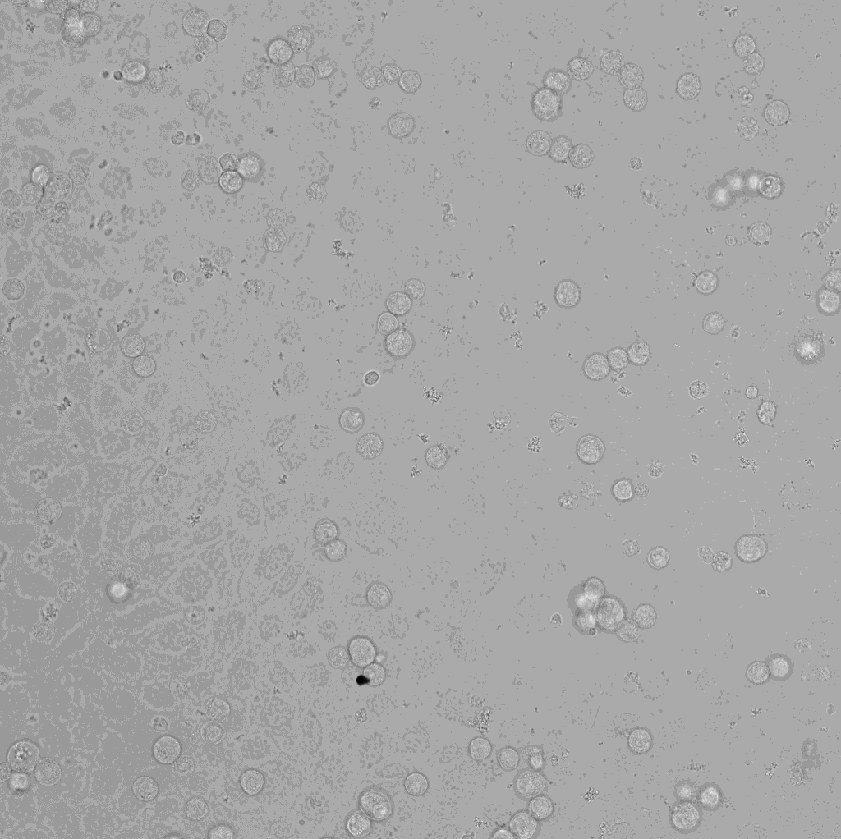
#> input picture fig3/round2/runs_rejected/claude_code_python_box1_cancer_r3_attempt1/subject_folder/image.tif, 841 x 839 px, shrunk from 1024 x 1022 before the run, found by its file name
$ python proto.py
#> lines starting #> are read from the running program, lines starting #| are printed output that depends on the picture; after the words box and inside, x2 and y2 are one past the last pixel; in counts of white or black regions, pixels touching at a corner belong together; long printed decimals are rounded
import tifffile,numpy as np
from scipy import ndimage as ndi
from skimage import measure,morphology,segmentation,io,color
a=tifffile.imread('/home/user/sessions/s002/image.tif').astype(np.float32)
#> a: shape (839, 841) float32; min 151, max 4009, mean 2615.1
bg=ndi.gaussian_filter(a,50); f=a-bg
g=ndi.gaussian_filter(f,1)
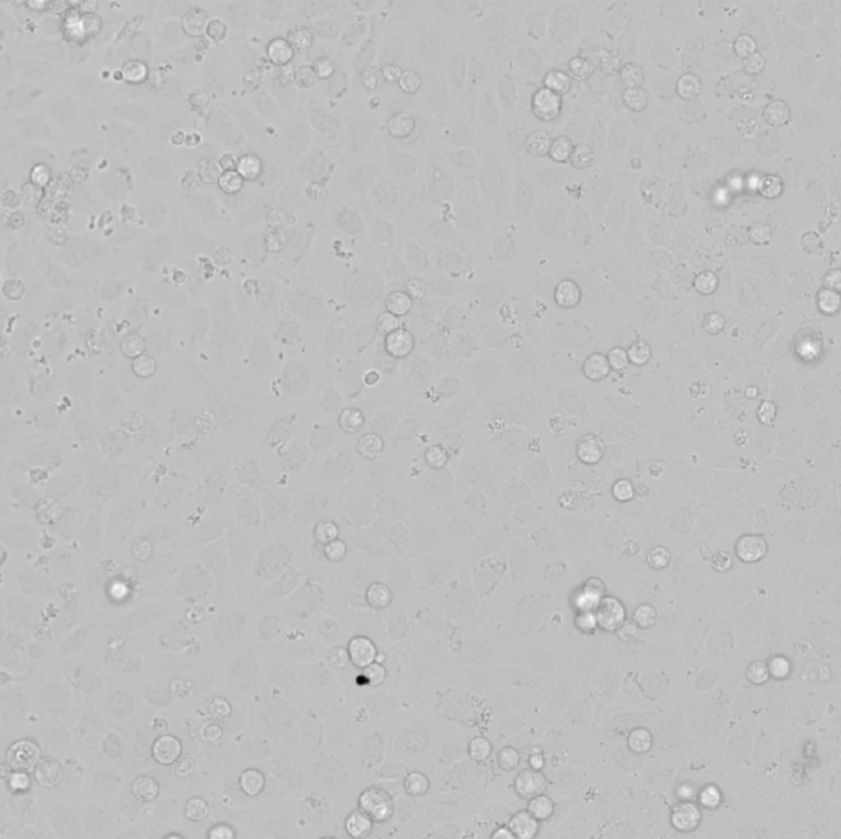
#> g: shape (839, 841) float32; min -2401.4, max 803.9, mean 0; drawn with min black and max white
m=ndi.uniform_filter(g,7); v=ndi.uniform_filter(g*g,7)-m*m
sd=np.sqrt(np.maximum(v,0))
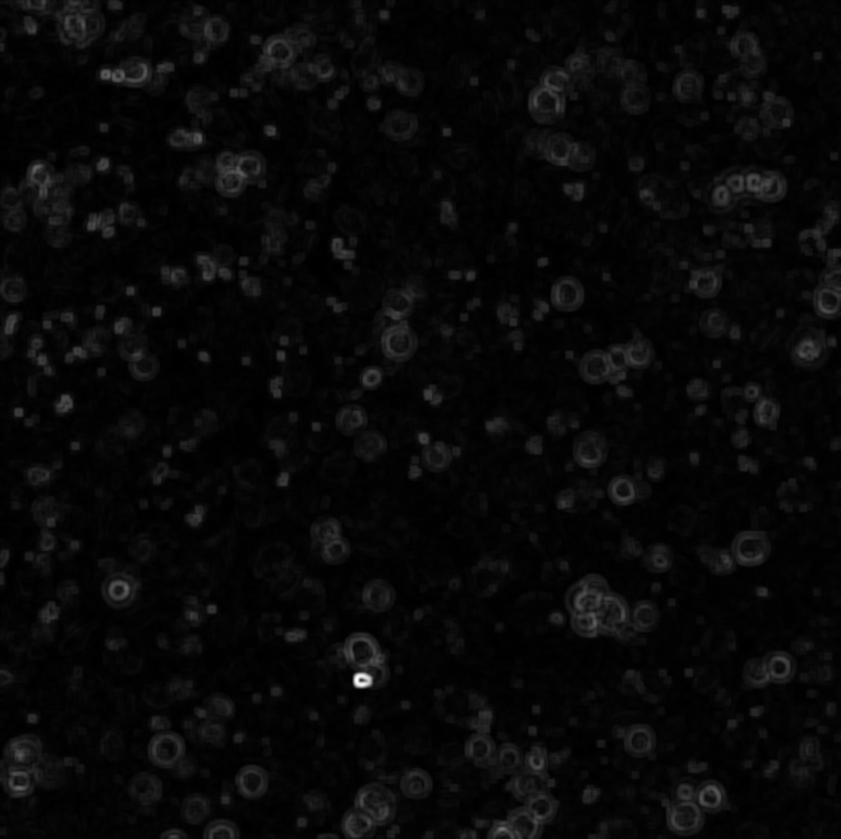
#> sd: shape (839, 841) float32; min 2.85, max 938.1, mean 34.2; drawn with min black and max white
print(np.percentile(sd,[50,90,95,99]))
#| [ 20.052  80.477 111.359 180.878]
from skimage.filters import threshold_otsu
t=threshold_otsu(sd);print('otsu',t)
#> after `t = threshold_otsu(sd)`: t = 66.78
#| otsu 66.777
for T in [t, 1.5*np.median(sd)+0]:
    pass
#> this loop made 2 passes
#> T on passes 1 to 2: 66.78, 30.08
mask=sd>t
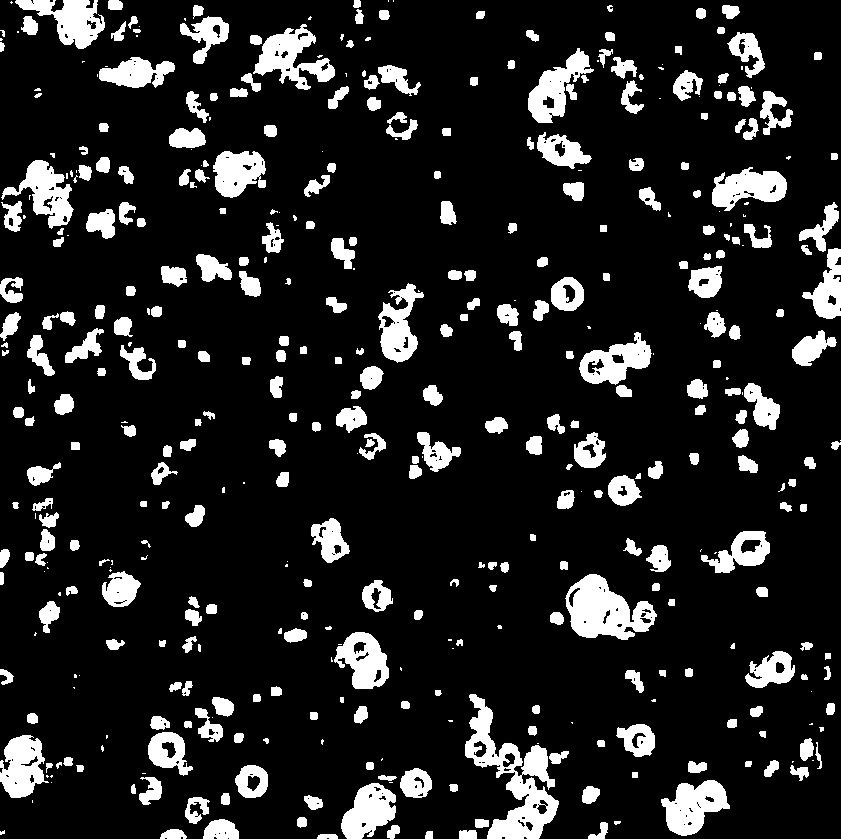
#> mask: shape (839, 841) bool; 13.4% white; 441 white regions (112 under 20 px), largest, box (x1, y1, x2, y2) and area: (465, 694, 559, 839) 4922, (565, 574, 657, 640) 3516, (253, 24, 335, 90) 2367
mask=morphology.binary_closing(mask,morphology.disk(2))
#> mask: shape (839, 841) bool; 14.2% white; 341 white regions (63 under 20 px), largest, box (x1, y1, x2, y2) and area: (459, 694, 569, 839) 5764, (565, 574, 657, 640) 3773, (241, 24, 335, 92) 2852
mask=ndi.binary_fill_holes(mask)
#> mask: shape (839, 841) bool; 14.6% white; 341 white regions (63 under 20 px), largest, box (x1, y1, x2, y2) and area: (459, 694, 569, 839) 6199, (565, 574, 657, 640) 3799, (241, 24, 335, 92) 2893
mask=morphology.binary_opening(mask,morphology.disk(4))
#> mask: shape (839, 841) bool; 12.5% white; 203 white regions, largest, box (x1, y1, x2, y2) and area: (465, 694, 563, 839) 5755, (565, 574, 657, 640) 3775, (528, 49, 592, 123) 2350
dist=ndi.distance_transform_edt(mask)
dist=ndi.gaussian_filter(dist,1.5)
pk=morphology.h_maxima(dist,1.0)
#> pk: shape (839, 841); values 0 (black) and 1 (white), 0.04% white in thin lines or dots
mk=measure.label(pk)
#> mk: shape (839, 841) int64; 228 distinct labels, from 0 to 227
lab=segmentation.watershed(-dist,mk,mask=mask)
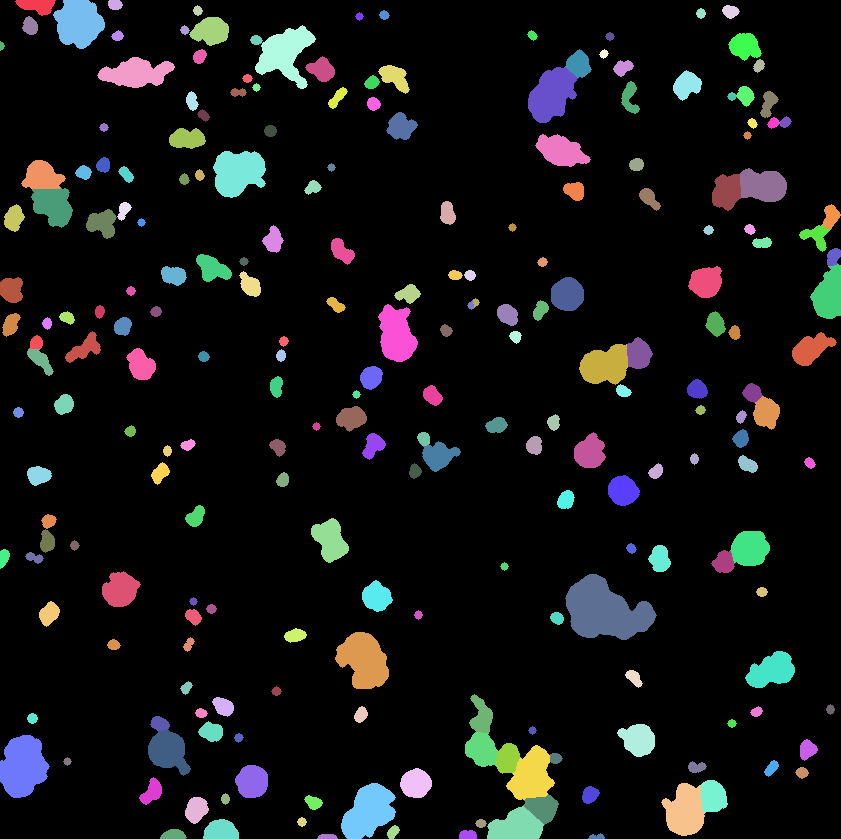
#> lab: shape (839, 841) int64; 228 distinct labels, from 0 to 227; one colour per label, 0 black
out=np.zeros_like(lab)
n=0
for r in measure.regionprops(lab):
    if r.area<250: continue
    n+=1; out[lab==r.label]=n
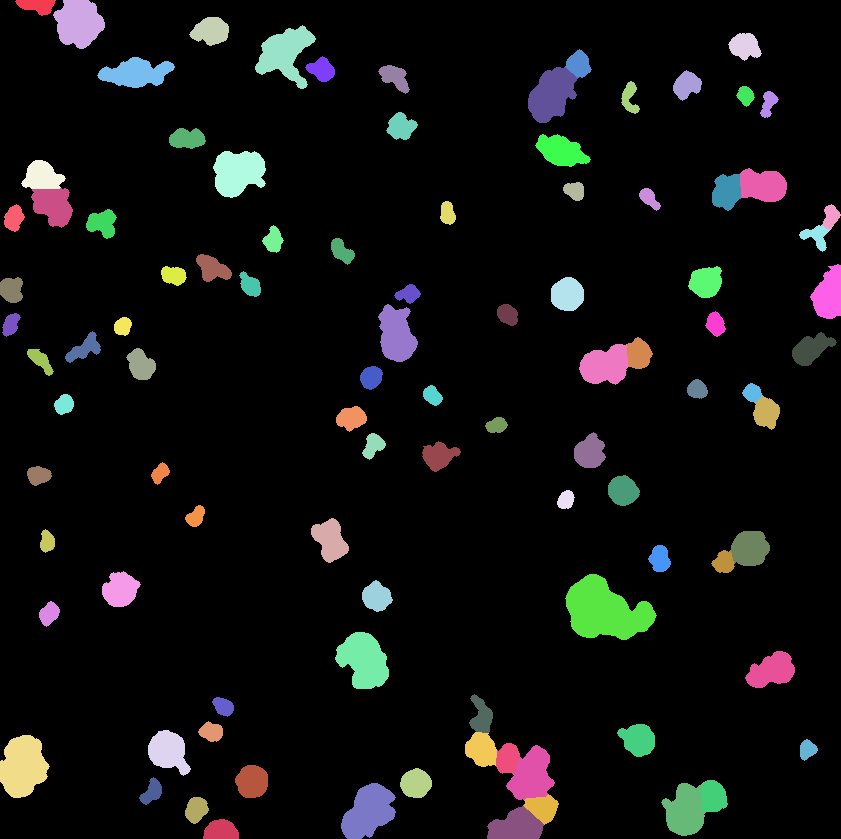
#> out: shape (839, 841) int64; 98 distinct labels, from 0 to 97; one colour per label, 0 black
#> after the loop, n = 97
print(n,[int(r.area) for r in measure.regionprops(out)][:40])
#| 97 [420, 1824, 807, 644, 1944, 492, 467, 1490, 514, 568, 334, 252, 287, 1858, 572, 588, 1159, 1876, 883, 1265, 840, 301, 272, 1188, 294, 284, 388, 599, 392, 367, 379, 615, 383, 823, 363, 489, 316, 899, 1193, 351]
tifffile.imwrite('proto_lab.tif',out.astype(np.uint16))
im=(a-a.min())/(a.max()-a.min())
b=segmentation.find_boundaries(out)
#> b: shape (839, 841) bool; 2.4% white in thin lines or dots
rgb=np.dstack([im]*3);rgb[b]=[1,0,0]
#> after `rgb[b] = [1, 0, 0]`:
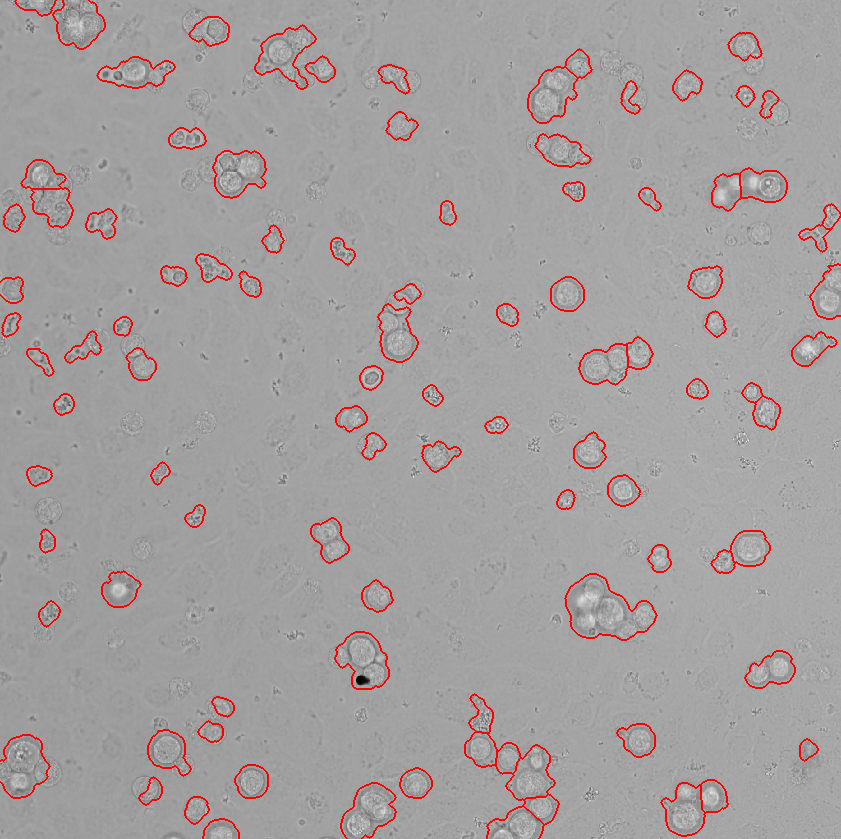
#> rgb: shape (839, 841, 3) float32; mean of channels 0, 1, 2 0.647, 0.623, 0.623; drawn as R, G, B
io.imsave('ov.png',(rgb*255).astype(np.uint8))
